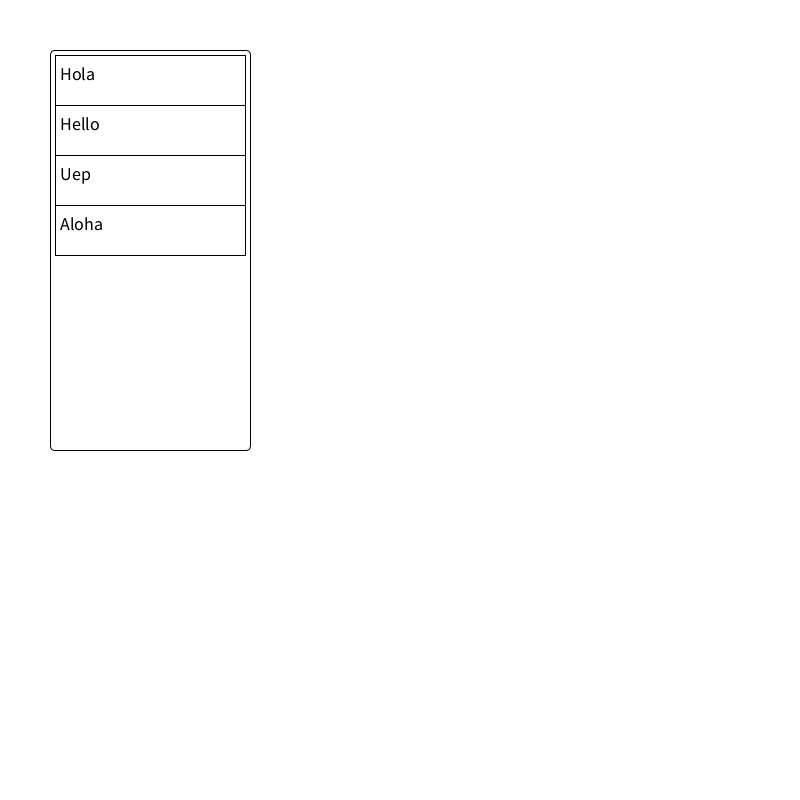
Frame 1 (no input)
Frame 60 (the mouse pressed at the canvas centre just before this capture): identical to frame 1, image omitted
Frame 120 (the mouse held since frame 60 and released just before this capture): identical to frame 1, image omitted

The Processing sketch that drew this single still picture (run headless with seeded random() and noise(); from frame 60 on, the mouse is pressed at the canvas centre):

// Processing sketch: itemList_001
// ── itemList_001.pde
ListViewer lv;

void setup(){
  size(800, 800);
  
  lv = new ListViewer(50, 50, 200, 400);
  lv.setNumItems(4);
  
  lv.addItemToList("Hola");
  lv.addItemToList("Hello");
  lv.addItemToList("Uep");
  lv.addItemToList("Aloha");
}

void draw(){
  background(255);
  
  lv.display();
}

// ── ItemList.pde
class ItemList {
  
  String info;
  
  
  ItemList(String info){
    this.info = info;
  }
  
  void display(float x, float y, float w, float h){
    pushStyle();
    rect(x, y, w, h);
    fill(0); textAlign(LEFT); textSize(18);
    text(this.info, x + 5, y + h/2);
    popStyle();
  }
}

// ── ListViewer.pde
class ListViewer {
  
  ArrayList<ItemList> items;
  
  float x, y, w, h;
  
  int start = 0;
  int numItems;
  
  
  ListViewer(float x, float y, float w, float h){
    this.x = x; this.y = y; this.w = w; this.h = h;
    this.items = new ArrayList();
  }
  
  void setStartItem(int n){
    this.start = n;
  }
  
  void setNumItems(int n){
    this.numItems = n;
  }
  
  void addItemToList(String s){
    this.items.add(new ItemList(s));
  }
  
  void display(){
    
    pushStyle();
    fill(255);
    rect(x, y, w, h, 5);
    int s = this.start;
    int e = min(this.items.size(), s + numItems);
    for(int i= s; i< e; i++){
      this.items.get(i).display(x+5, y + (i-s)*50 + 5, w-10, 50);
    }
    popStyle();
  }
  
  
}
